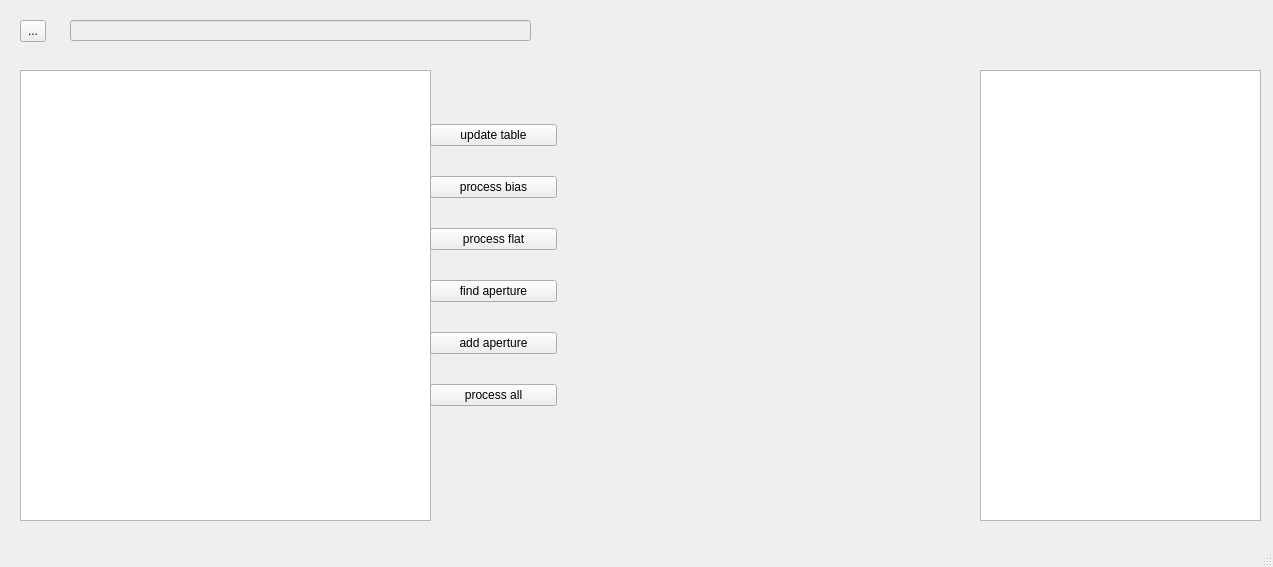
<?xml version="1.0" encoding="UTF-8"?>
<ui version="4.0">
 <class>MainWindow</class>
 <widget class="QMainWindow" name="MainWindow">
  <property name="enabled">
   <bool>true</bool>
  </property>
  <property name="geometry">
   <rect>
    <x>0</x>
    <y>0</y>
    <width>1273</width>
    <height>567</height>
   </rect>
  </property>
  <property name="windowTitle">
   <string>BFOSC E9+G10 Pipeline</string>
  </property>
  <widget class="QWidget" name="centralwidget">
   <widget class="QToolButton" name="toolButton">
    <property name="geometry">
     <rect>
      <x>20</x>
      <y>20</y>
      <width>26</width>
      <height>22</height>
     </rect>
    </property>
    <property name="text">
     <string>...</string>
    </property>
   </widget>
   <widget class="QLineEdit" name="lineEdit_wd">
    <property name="enabled">
     <bool>false</bool>
    </property>
    <property name="geometry">
     <rect>
      <x>70</x>
      <y>20</y>
      <width>461</width>
      <height>21</height>
     </rect>
    </property>
   </widget>
   <widget class="QTableWidget" name="tableWidget_files">
    <property name="geometry">
     <rect>
      <x>20</x>
      <y>70</y>
      <width>411</width>
      <height>451</height>
     </rect>
    </property>
    <property name="sizeAdjustPolicy">
     <enum>QAbstractScrollArea::AdjustToContents</enum>
    </property>
    <property name="alternatingRowColors">
     <bool>true</bool>
    </property>
    <attribute name="horizontalHeaderCascadingSectionResizes">
     <bool>true</bool>
    </attribute>
   </widget>
   <widget class="QWidget" name="layoutWidget">
    <property name="geometry">
     <rect>
      <x>430</x>
      <y>100</y>
      <width>127</width>
      <height>331</height>
     </rect>
    </property>
    <layout class="QVBoxLayout" name="verticalLayout">
     <item>
      <widget class="QPushButton" name="pushButton_update_table">
       <property name="sizePolicy">
        <sizepolicy hsizetype="Minimum" vsizetype="Fixed">
         <horstretch>0</horstretch>
         <verstretch>8</verstretch>
        </sizepolicy>
       </property>
       <property name="text">
        <string>update table</string>
       </property>
      </widget>
     </item>
     <item>
      <widget class="QPushButton" name="pushButton_proc_bias">
       <property name="text">
        <string>process bias</string>
       </property>
      </widget>
     </item>
     <item>
      <widget class="QPushButton" name="pushButton_proc_flat">
       <property name="text">
        <string>process flat</string>
       </property>
      </widget>
     </item>
     <item>
      <widget class="QPushButton" name="pushButton_find_aperture">
       <property name="text">
        <string>find aperture</string>
       </property>
      </widget>
     </item>
     <item>
      <widget class="QPushButton" name="pushButton_add_aperture">
       <property name="text">
        <string>add aperture</string>
       </property>
      </widget>
     </item>
     <item>
      <widget class="QPushButton" name="pushButton_proc_all">
       <property name="text">
        <string>process all</string>
       </property>
      </widget>
     </item>
    </layout>
   </widget>
   <widget class="QPlainTextEdit" name="plainTextEdit">
    <property name="geometry">
     <rect>
      <x>980</x>
      <y>70</y>
      <width>281</width>
      <height>451</height>
     </rect>
    </property>
   </widget>
  </widget>
  <widget class="QMenuBar" name="menubar">
   <property name="geometry">
    <rect>
     <x>0</x>
     <y>0</y>
     <width>1273</width>
     <height>24</height>
    </rect>
   </property>
  </widget>
  <widget class="QStatusBar" name="statusbar"/>
 </widget>
 <resources/>
 <connections/>
</ui>
